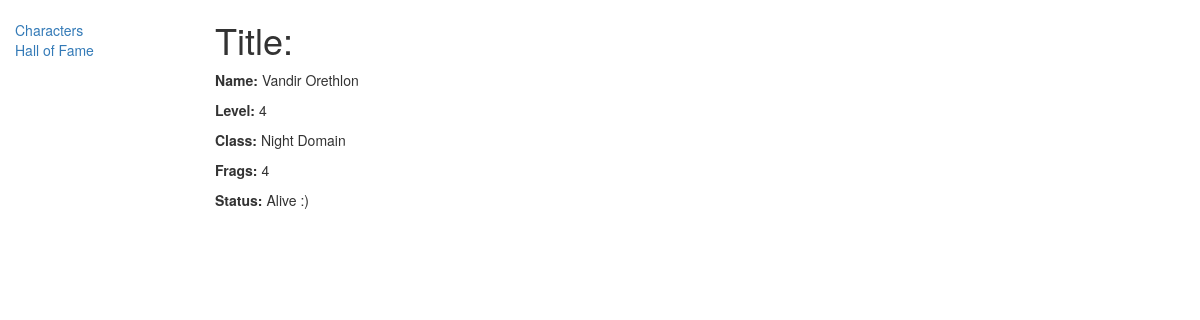
Screenshot of /fragtracker/character/1 with the database file from the repository.
### frag_tracker/models.py (models this page shows, shortened)
class Character(models.Model):
    name = models.CharField(max_length=100, help_text="Enter a character name (fx. Legolas Greenleaf")
    level = models.IntegerField()
    frags = models.IntegerField(default=0)
    alive = models.BooleanField(default=True)
    CLASS_OPTIONS = (
        ('BB', 'Barbarian'),
        ('BA', 'Bard'),
        ('CL', 'Cleric'),
        ('DR', 'Druid'),
        ('FI', 'Fighter'),
        ('MO', 'Monk'),
        ('PA', 'Paladin'),
        ('RA', 'Ranger'),
        ('RO', 'Rogue'),
        ('SO', 'Sorcerer'),
        ('WA', 'Warlock'),
        ('WI', 'Wizard'),
    )
    player_super_class = models.CharField(max_length=2, choices=CLASS_OPTIONS,
                                          help_text="Select the main class of your character.")
    player_sub_class = models.CharField(max_length=50, help_text="Enter the subclass of your character")

### frag_tracker/views.py (the view)
# urls.py: url(r'^character/(?P<pk>\d+)$', views.character_detail_view, name='character-detail'),
def character_detail_view(request, pk):
    try:
        character_id = Character.objects.get(pk=pk)
    except Character.DoesNotExist:
        raise Http404("Book does not exist")
    return render(
        request,
        'frag_tracker/character_detail.html',
        context={'character': character_id, }
    )

### frag_tracker/templates/frag_tracker/character_detail.html
{% extends "base_generic.html" %}
{% block content %}
    <h1>Title: {{ character.title }}</h1>
    <p><strong>Name:</strong> {{ character.name }}</p>
    <p><strong>Level:</strong> {{ character.level }}</p>
    <p><strong>Class:</strong> {{ character.player_sub_class }} {{ character. }}</p>
    <p><strong>Frags:</strong> {{ character.frags }}</p>
    <p><strong>Status:</strong>{% if character.alive %}
        Alive :)
    {% else %}
        Dead :(
    {% endif %}</p>
{% endblock %}

### rows the page displays
Character: name "Vandir Orethlon", level "4", player_sub_class "Night Domain", frags "4"
